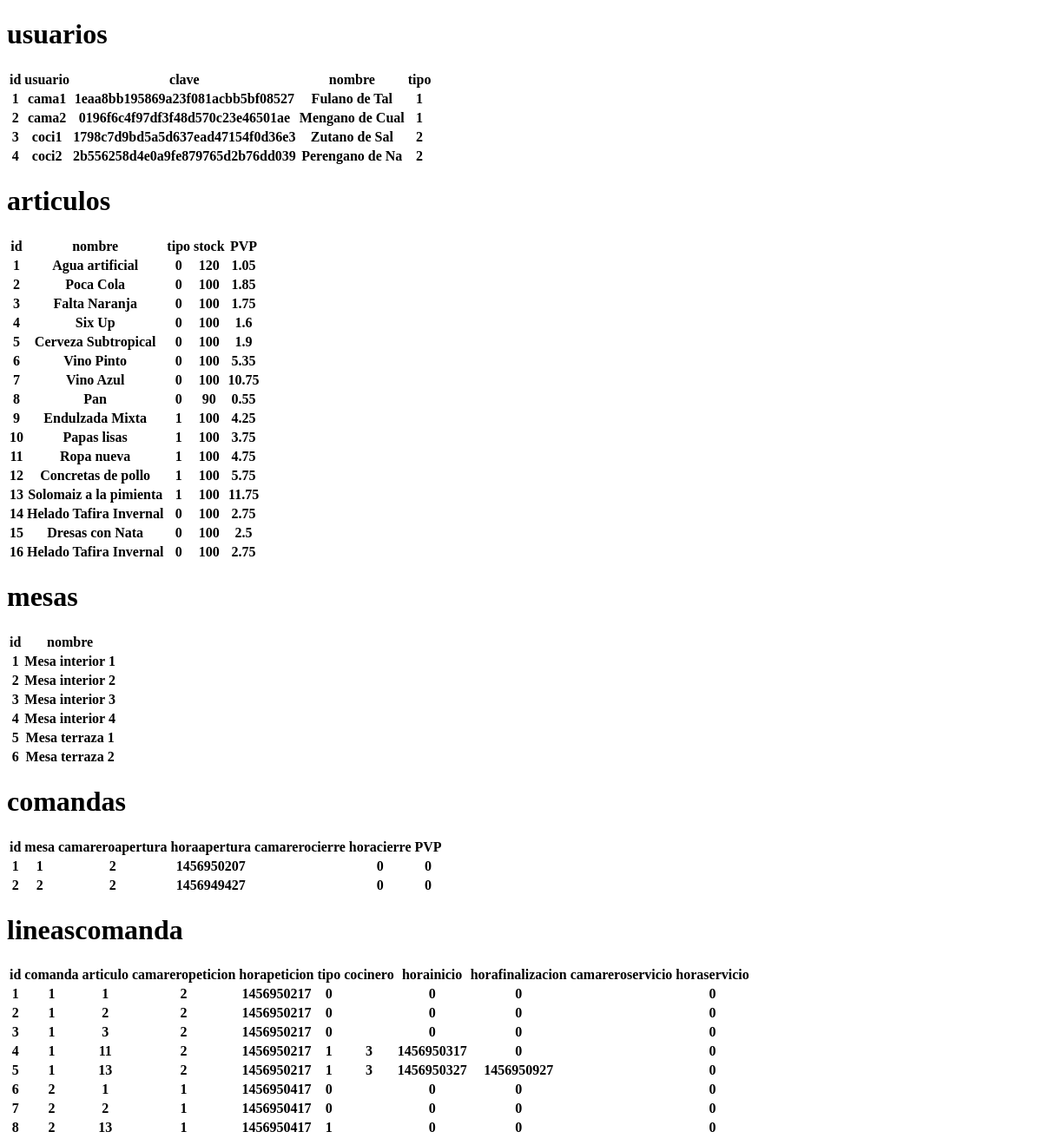
The page /php/a.php on the database as committed earlier.
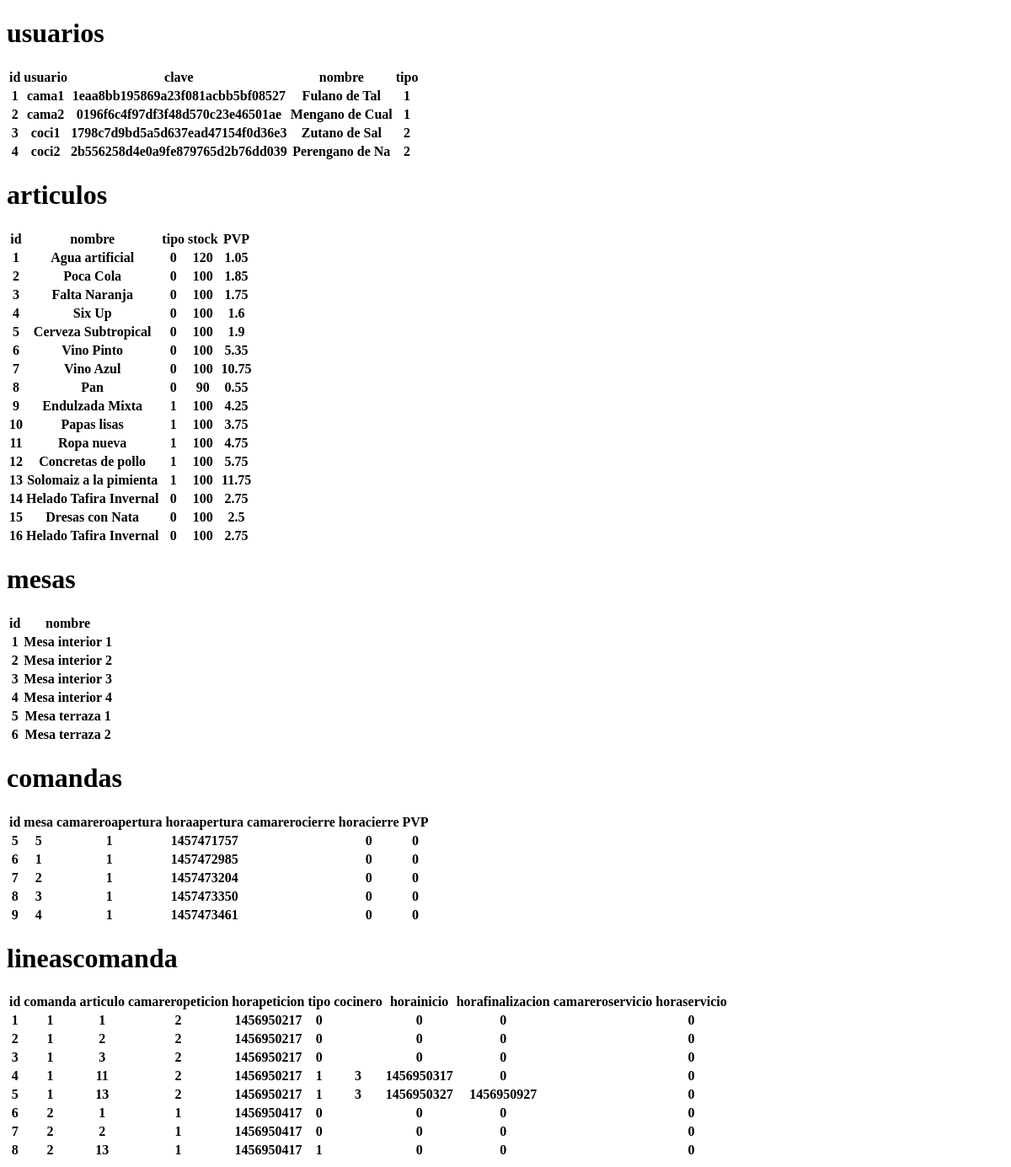
The same page on the database as committed later.
### tables this page shows
CREATE TABLE [usuarios]
(
    [id] INTEGER PRIMARY KEY,
    [usuario] NVARCHAR(20)  NOT NULL,
    [clave] NVARCHAR(32)  NOT NULL,
    [nombre] NVARCHAR(200),
    [tipo] INTEGER
);

CREATE TABLE [articulos]
(
    [id] INTEGER PRIMARY KEY,
    [nombre] NVARCHAR(60),
    [tipo] INTEGER,
    [stock] INTEGER,
    [PVP] DECIMAL(10,2)
);

CREATE TABLE [mesas]
(
    [id] INTEGER PRIMARY KEY,
    [nombre] NVARCHAR(60)
);

CREATE TABLE [comandas]
(
    [id] INTEGER PRIMARY KEY,
    [mesa] INTEGER NOT NULL,
    [camareroapertura] INTEGER NOT NULL,
    [horaapertura] INTEGER NOT NULL,
    [camarerocierre] INTEGER,
    [horacierre] INTEGER DEFAULT 0,
    [PVP] INTEGER DEFAULT 0,
    CONSTRAINT 'unico' UNIQUE ([mesa],[horacierre]),
    FOREIGN KEY ([mesa]) REFERENCES [mesas] ([id])
);

CREATE TABLE [lineascomanda]
(
    [id] INTEGER PRIMARY KEY,
    [comanda] INTEGER  NOT NULL,
    [articulo] INTEGER  NOT NULL,
    [camareropeticion] INTEGER  NOT NULL,
    [horapeticion] INTEGER  NOT NULL,
    [tipo] INTEGER,
    [cocinero] INTEGER,
    [horainicio] INTEGER DEFAULT 0,
    [horafinalizacion] INTEGER DEFAULT 0,
    [camareroservicio] INTEGER,
    [horaservicio] INTEGER DEFAULT 0,
    FOREIGN KEY ([comanda]) REFERENCES [comandas] ([id]) 
		ON DELETE CASCADE
);

### php/a.php (the view, shortened to what this page needs)
<!doctype html>
<html>
<head>
<link rel=\"stylesheet\" type=\"text/css\" href=\"estilos.css\">
</head>
<body>
<?php
$db = new PDO("sqlite:./datos.db");
$db->exec('PRAGMA foreign_keys = ON;');
Function all($table){
    global $db;
    $res=$db->prepare("SELECT * FROM $table;");
    $res->execute();
    $res->setFetchMode(PDO::FETCH_NAMED);
    $all=$res->fetchAll();
    echo "<h1>$table</h1>";
    echo "<table>";
    foreach($all as $id =>$row){
        if($id == 0){
            echo "<tr>";
            foreach($row as $field=>$value){
                echo "<th>$field</th>";
            }
            echo "</tr>";
        }
        echo "<tr>";
        foreach($row as $value){
            echo "<th>$value</th>";
        }
        echo "</tr>";
    }
    echo '</table>';
}
all('usuarios');
all('articulos');
all('mesas');
all('comandas');
all('lineascomanda');
?>
</body>
</html>

Rows that differ between the two databases and show on the page:
removed comandas: field "id", field "mesa", field "camareroapertura", field "horaapertura", field "camarerocierre", field "horacierre", field "PVP", value "1", camareroapertura "2", horaapertura "1456950207", value "0"
removed comandas: value "2", horaapertura "1456949427", value "0"
added comandas: field "id", field "mesa", field "camareroapertura", field "horaapertura", field "camarerocierre", field "horacierre", field "PVP", value "5", camareroapertura "1", horaapertura "1457471757", value "0"
added comandas: id "6", value "1", horaapertura "1457472985", value "0"
added comandas: id "7", mesa "2", camareroapertura "1", horaapertura "1457473204", value "0"
added comandas: id "8", mesa "3", camareroapertura "1", horaapertura "1457473350", value "0"
added comandas: id "9", mesa "4", camareroapertura "1", horaapertura "1457473461", value "0"
